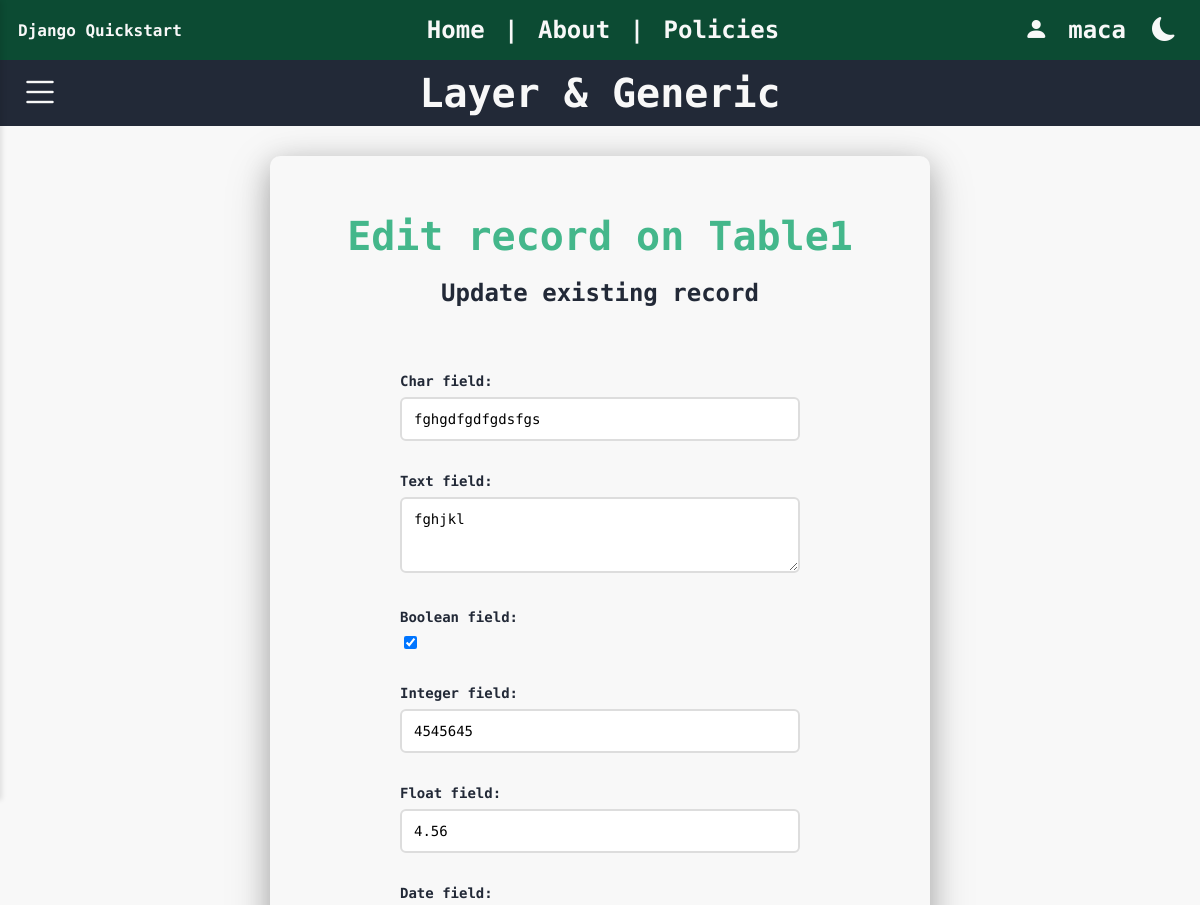
Page /layer_and_generic/3/update/ (signed in, upper part) on the earlier database version.
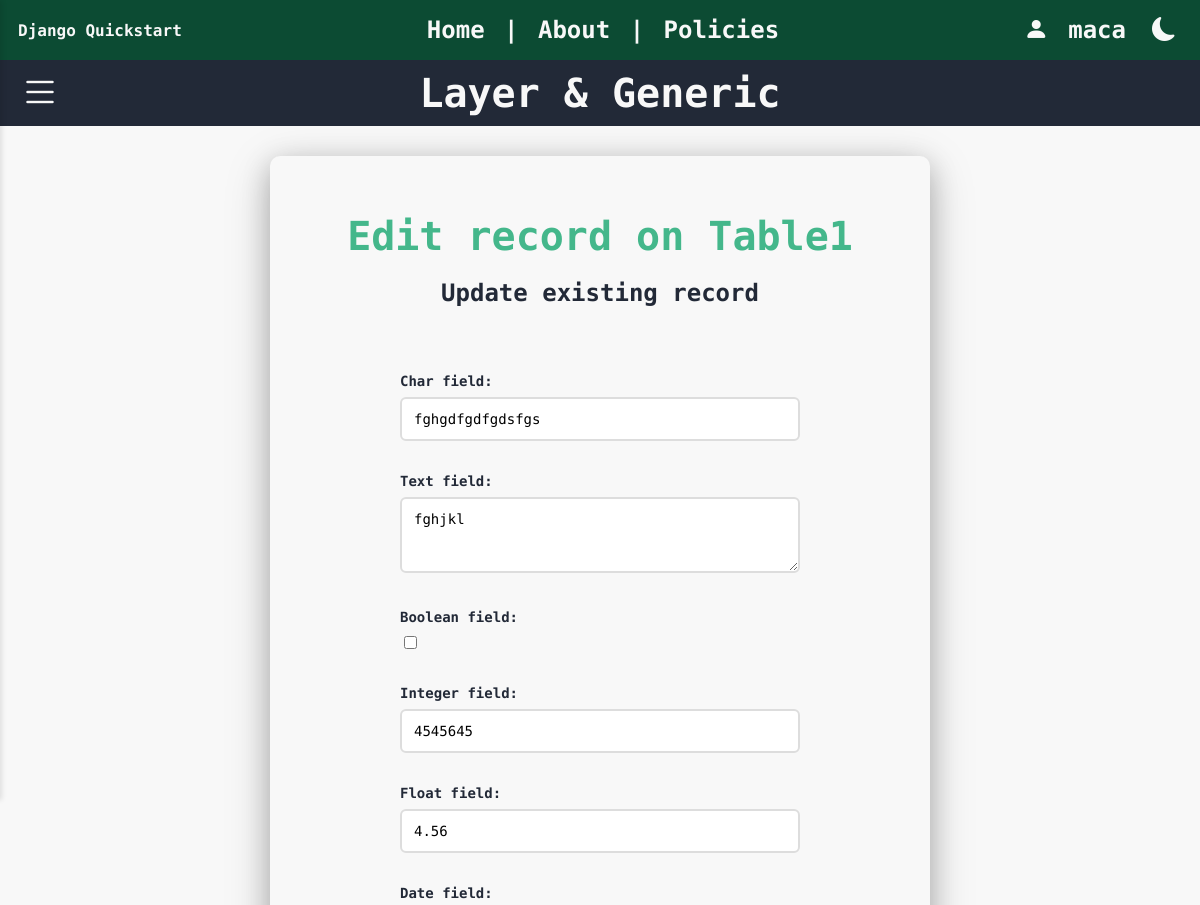
Same page on the later database version.
### rest/models.py (models this page shows, shortened)
class Table1(models.Model):
    foreign_key = models.ForeignKey(Table2, on_delete=models.CASCADE, related_name='table1_foreign', null=True, blank=True)
    one_to_one = models.OneToOneField(Table2, on_delete=models.CASCADE, related_name='table1_one', null=True, blank=True)
    many_to_many = models.ManyToManyField(Table3, related_name='table1_many', blank=True)
    integer_field = models.IntegerField(null=True, blank=True)      # Integer value (optional)
    float_field = models.FloatField(null=True, blank=True)          # Floating point number
    char_field = models.CharField(max_length=15)                    # Short text with max length
    text_field= models.TextField(blank=True)                        # Long text (optional)
    boolean_field = models.BooleanField(default=False)              # True or False
    date_field = models.DateField(null=True, blank=True)           # Date only
    time_field = models.TimeField(null=True, blank=True)           # Time only
    datetime_field = models.DateTimeField(null=True, blank=True)   # Full date and time
    image_field = models.ImageField(upload_to='images/', null=True, blank=True)  # For image files
    file_field = models.FileField(upload_to='files/', null=True, blank=True)     # For general files

### layer_and_generic/views.py (the view)
# urls.py: path("<int:pk>/update/", Table1UpdateView.as_view(), name="update"),
class Table1UpdateView(BaseTableUpdateView):
    model = Table1
    form_class = Table1Form
    service = Table1Service
    success_url = reverse_lazy("list")
    def get_url_names(self):
        return {
            "list_url": "list",
            "detail_url": "detail",
            "create_url": "create",
            "update_url": "update",
            "delete_url": "delete",
        }

### json_app/context_processors.py (called while the page is built)
def dark_mode_context(request):
    return {'dark_mode': request.session.get('dark_mode', False)}

### json_app/templatetags/dark_mode_tags.py (called while the page is built)
@register.inclusion_tag('json_app/_dark_mode_button.html', takes_context=True)
def dark_mode_button(context):
    return {
        'dark_mode': context.get('dark_mode', False)
    }

### layer_and_generic/repositories.py (called while the page is built)
    @classmethod
    def get_all(cls):
        return cls.model.objects.all()

    @classmethod
    def get_all(cls):
        return cls.model.objects.select_related(
            "foreign_key", "one_to_one"
        ).prefetch_related("many_to_many")

    @classmethod
    def get_by_id(cls, id):
        try:
            return (
                cls.model.objects.select_related("foreign_key", "one_to_one")
                .prefetch_related("many_to_many")
                .get(pk=id)
            )
        except cls.model.DoesNotExist:
            return None

### layer_and_generic/services.py (called while the page is built)
def get_dashboard_data():
    return {
        "table1_count": Table1Repository.get_all().count(),
        "table2_count": Table2Repository.get_all().count(),
        "table3_count": Table3Repository.get_all().count(),
    }

    @classmethod
    def get(cls, id):
        return cls.repository.get_by_id(id)

### layer_and_generic/templates/Generic_templates/form.html (shortened to what this page needs)
{% extends 'LAG/base.html' %}
{% block body %}
<div class="main">
    <div class="form-container">
        <div class="form-header">
            {% if object and object.pk %}
                <h1>Edit record on {{ table_name }}</h1>
                <h2>Update existing record</h2>
            {% else %}
                <h1>Create record on {{ table_name }}</h1>
                <h2>Add new record</h2>
            {% endif %}
        </div>
        <form method="post" enctype="multipart/form-data">
            {{ form.as_p }}
        </form>
    </div>
</div>
{% endblock %}

Differences in the rows shown:
changed Table1 "fghgdfgdfgdsfgs": boolean_field "☑" → "☐"
